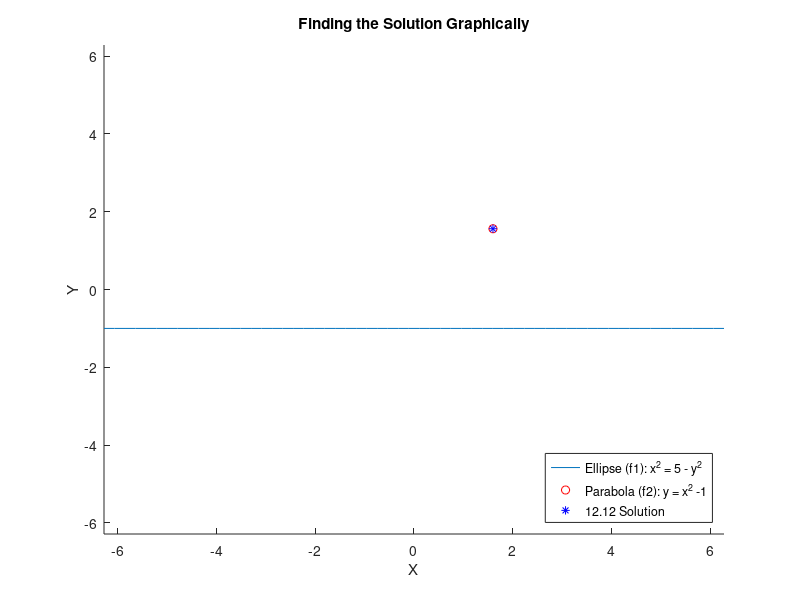

Write the MATLAB code that produced this figure.
%%Raymond Waidmann
%%MAE 3100, Lab 6, 10/3/19
%%Using Newton Raphsons method for multiple equations

f1 = @(x,y) (x^2)+(y^2)-5; %%given functions
f2 = @(x,y) y-(x^2)+1; 

f1x = @(x,y) (2*x); %%partial derivatives w respect to x and y
f1y = @(x,y) (2*y);
f2x = @(x,y) (-2*x);
f2y = @(x,y) 1;

%%solving using equations from 12.12
size = 100;
RAEx2 = zeros(1,size); RAEx2(1) = 100; %%Rel approx error arrays
RAEy2 = zeros(1,size); RAEy2(1) = 100;
x2 = zeros(1,size); x2(1) = 1.5; %%arrays that store all the values of x and y
y2 = zeros(1,size); y2(1) = 1.5;

k = 1;

while RAEx2(k)>=0.01 || RAEy2(k)>=0.01
    J = [f1x(x2(k), y2(k)), f1y(x2(k), y2(k)); f2x(x2(k), y2(k)), f2y(x2(k), y2(k))];
    x2(k+1) = x2(k) - (((f1(x2(k),y2(k))).*(f2y(x2(k), y2(k)))) - ((f2(x2(k),y2(k))).*(f1y(x2(k), y2(k)))))./(det(J));
    y2(k+1) = y2(k) - (((f2(x2(k),y2(k))).*(f1x(x2(k), y2(k)))) - ((f1(x2(k),y2(k))).*(f2x(x2(k), y2(k)))))./(det(J));
    RAEx2(k+1) = abs((x2(k+1) - x2(k))./(x2(k+1))).*100;
    RAEy2(k+1) = abs((y2(k+1) - y2(k))./(y2(k+1))).*100;
    k = k+1;
end

%%dislaying the results to the screen
fprintf("\n");
disp('Results of Newt-Raps Method using equations 12.12');
disp(' Iteration         X         Y      Ea(x)     Ea(Y)');
disp([(0:(k-1))', x2(1:k)', y2(1:k)', RAEx2(1:k)', RAEy2(1:k)']);

%%solving using x(i+1) = x(i) - inv(J)*f (12.17)
RAEx = zeros(1,size); RAEx(1) = 100; %%Rel approx error arrays
RAEy = zeros(1,size); RAEy(1) = 100;
x = zeros(1,size); x(1) = 1.5; %%arrays that store all the values of x and y
y = zeros(1,size); y(1) = 1.5;

i = 1;

while RAEx(i)>=0.01 || RAEy(i)>=0.01
    J = [f1x(x(i), y(i)), f1y(x(i), y(i)); f2x(x(i), y(i)), f2y(x(i), y(i))]; %%definition of J matrix
    f = [f1(x(i), y(i)); f2(x(i), y(i))]; %%array of f1 and f2 at the current iteration
    vars = [x(i); y(i)]; %%array of x and y at the current iteration

    tempvars = vars - (inv(J)*f); %%Newt-Raps Formula to find xnew and ynew
    x(i+1) = tempvars(1);
    y(i+1) = tempvars(2);

    RAEx(i+1) = abs((x(i+1) - x(i))./(x(i+1))).*100;
    RAEy(i+1) = abs((y(i+1) - y(i))./(y(i+1))).*100;
    i = i+1;
end

%%dislaying the results to the screen
disp('Results of Newt-Raps Method using equation 12.17');
disp(' Iteration         X         Y      Ea(x)     Ea(Y)');
disp([(0:(i-1))', x(1:i)', y(1:i)', RAEx(1:i)', RAEy(1:i)']);

ezplot(f1);
hold on;
ezplot(f2);
title('Finding the Solution Graphically');
xlabel('X');
ylabel('Y');
plot(x2(k), y2(k), 'ro');
plot(x(i), y(i), 'b*');
legend('Ellipse (f1): x^2 = 5 - y^2', 'Parabola (f2): y = x^2 -1', '12.12 Solution', '12.17 Solution', 'Location', 'southeast');